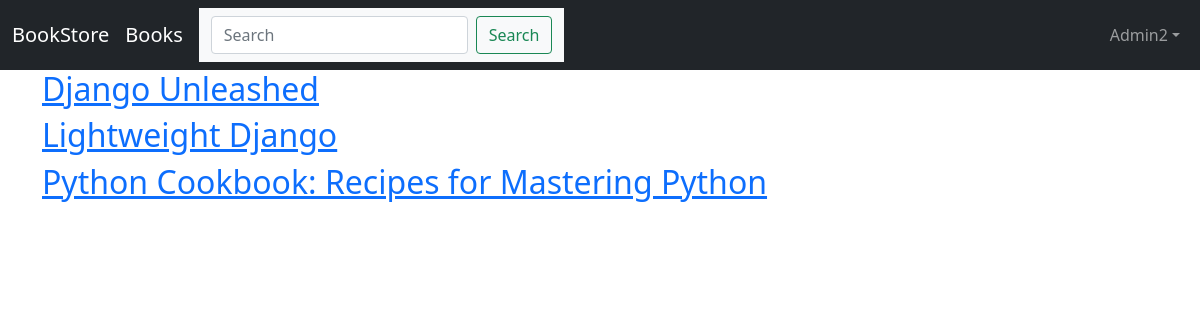
Page /books/ (signed in) on the committed database.
### accounts/models.py (models this page shows)
class CustomUser(AbstractUser):
    age = models.PositiveBigIntegerField(null=True, blank = True)

### books/models.py (models this page shows, shortened)
class Book(models.Model):
    id = models.UUIDField(primary_key=True,
        default=uuid.uuid4,
        editable=False)
    title = models.CharField(max_length=200)
    author = models.CharField(max_length=200)
    price = models.DecimalField(max_digits=6, decimal_places=2)
    date_publication = models.DateField(blank=False, null=False)
    cover = models.ImageField(upload_to='covers/', blank=True)
    def get_absolute_url(self):
        return reverse('book_detail', args=[str(self.id)])

### books/views.py (the view)
# urls.py: path('', BookListView.as_view(), name='book_list'),
class BookListView(ListView):
    model = Book
    context_object_name = 'book_list'
    template_name = 'books/book_list.html'

### templates/books/book_list.html (shortened to what this page needs)
{% extends 'base.html' %}
{% block content %}
 {% for book in object_list %}
 <div>
 <h2><a href="{{ book.get_absolute_url }}">{{ book.title }}</a></h2>
 </div>
 {% endfor %}
{% endblock content %}

### templates/base.html (shortened to what this page needs)
{% load static %}
<!doctype html>
<html lang="en">
  <head>
    <link href="https://cdn.jsdelivr.net/npm/bootstrap@5.0.2/dist/css/bootstrap.min.css" rel="stylesheet">
  </head>
  <body>
    <nav class="navbar navbar-expand-lg navbar-dark bg-dark">
      <div class="container-fluid">
        <a class="navbar-brand" href="{% url 'home' %}">BookStore</a>
		<a class="navbar-brand" href="{% url 'book_list' %}">Books</a>
        <nav class="navbar navbar-light bg-light">
          <div class="container-fluid">
            <form class="d-flex" action="{% url 'search_results' %}" method="get">
              <input name = "q" class="form-control me-2" type="search" placeholder="Search">
              <button class="btn btn-outline-success" type="submit">Search</button>
            </form>
          </div>
        </nav>
        <div class="collapse navbar-collapse" id="navbarSupportedContent">
          {% if user.is_authenticated %}
          <ul class="nav navbar-nav ms-auto">
            <li class="nav-item dropdown">
                <a href="#" class="nav-link dropdown-toggle" data-bs-toggle="dropdown">{{user.username}}</a>
            </li>
        </ul>
      {% endif %}
      </div>
    </nav>
  <div class="container">
        {% block content %}
        {% endblock content %}
  </div>
  </body>
</html>

### rows in the picture
CustomUser: username "Admin2"
Book: title "Django Unleashed"
Book: title "Lightweight Django"
Book: title "Python Cookbook: Recipes for Mastering Python"
